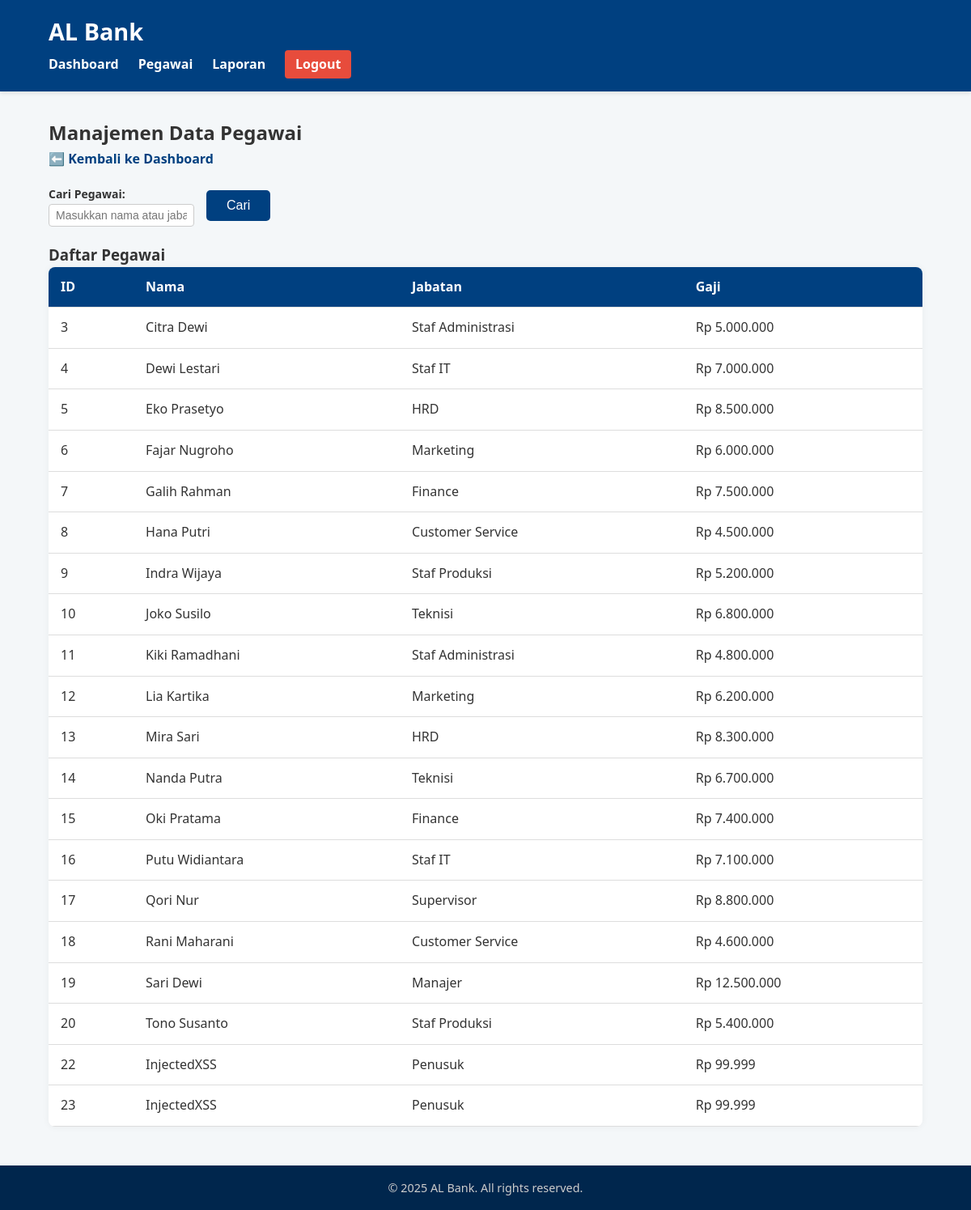
Screenshot of /pegawai.php with the database file from the repository.
### tables this page shows
CREATE TABLE `pegawai` (
  `id` int(11) NOT NULL,
  `nama` varchar(100) DEFAULT NULL,
  `jabatan` varchar(100) DEFAULT NULL,
  `gaji` int(11) DEFAULT NULL
);

### pegawai.php (the view, shortened to what this page needs)
<?php
include 'header.php';
include 'db.php';
$search = $_GET['search'] ?? '';
$query = "SELECT * FROM pegawai";
$query .= " ORDER BY id ASC";
$result = mysqli_query($conn, $query);
?>
<!DOCTYPE html>
<html lang="id">
<head>
</head>
<body>
<h2>Manajemen Data Pegawai</h2>
<p><a href="dashboard.php" class="back-link">⬅️ Kembali ke Dashboard</a></p>
<form method="GET" class="form-inline" autocomplete="off">
    <label>
        Cari Pegawai:
        <input type="text" name="search" value="<?= $search ?>" placeholder="Masukkan nama atau jabatan">
    </label>
    <button type="submit">Cari</button>
</form>
<h3>Daftar Pegawai</h3>
<?php
if (!$result) {
    echo "<p>Error query: " . mysqli_error($conn) . "</p>";
} elseif (mysqli_num_rows($result) === 0) {
    echo "<p>Tidak ada data pegawai.</p>";
} else {
    echo '<table>
        <thead>
            <tr>
                <th>ID</th>
                <th>Nama</th>
                <th>Jabatan</th>
                <th>Gaji</th>';
    echo '</tr>
        </thead>
        <tbody>';
    while ($row = mysqli_fetch_assoc($result)) {
        echo "<tr>
            <td>" . (int)$row['id'] . "</td>
            <td>" . $row['nama'] . "</td>
            <td>" . $row['jabatan'] . "</td>
            <td>Rp " . number_format($row['gaji'], 0, ',', '.') . "</td>";
        echo "</tr>";
    }
    echo '</tbody></table>';
}
?>
<?php include 'footer.php'; ?>
</body>
</html>

### header.php (shortened to what this page needs)
<!DOCTYPE html>
<html lang="id">
<head>
    <link rel="stylesheet" href="assets/css/style.css" />
</head>
<body>
<header class="main-header">
    <div class="container">
        <h1 class="logo">AL Bank</h1>
        <nav>
            <ul class="nav-links">
                <li><a href="dashboard.php">Dashboard</a></li>
                <li><a href="pegawai.php">Pegawai</a></li>
                <li><a href="laporan.php">Laporan</a></li>
                <li><a href="logout.php" class="logout-btn">Logout</a></li>
            </ul>
        </nav>
    </div>
</header>
<main class="container">

### footer.php
</main>
<footer class="main-footer">
    <div class="container">
        <p>&copy; 2025 AL Bank. All rights reserved.</p>
    </div>
</footer>
</body>
</html>

### assets/css/style.css (style rules this page uses)
* { margin: 0; padding: 0; box-sizing: border-box; }
body { font-family: 'Segoe UI', Tahoma, Geneva, Verdana, sans-serif; background-color: #f4f7f9; color: #333; line-height: 1.6; }
.container { width: 90%; max-width: 1200px; margin: 0 auto; }
.main-header { background-color: #004080; color: white; padding: 1rem 0; box-shadow: 0 2px 5px rgba(0,0,0,0.1); }
.main-header .logo { font-size: 1.8rem; font-weight: bold; }
nav ul.nav-links { list-style: none; display: flex; gap: 1.5rem; align-items: center; }
nav ul.nav-links li a { color: white; text-decoration: none; font-weight: 600; transition: color 0.3s ease; }
.logout-btn { background-color: #e74c3c; padding: 0.3rem 0.8rem; border-radius: 4px; font-weight: bold; color: white; text-decoration: none; cursor: pointer; display: inline-block; transition: background-color 0.3s ease; }
.main-footer { background-color: #00264d; color: #ccc; padding: 1rem 0; text-align: center; margin-top: 3rem; font-size: 0.9rem; }
main.container { margin-top: 2rem; }
.logout-btn { color: #ffffff !important; font-weight: 700; }

### pegawai.php (style rules this page uses)
.back-link { display: inline-block; margin-bottom: 20px; color: #004080; text-decoration: none; font-weight: 600; }
form.form-inline { margin-bottom: 20px; display: flex; gap: 15px; flex-wrap: wrap; align-items: center; }
form.form-inline label { display: flex; flex-direction: column; font-weight: 600; font-size: 14px; }
form.form-inline input { padding: 5px 8px; font-size: 14px; border: 1px solid #ccc; border-radius: 4px; width: 180px; }
form.form-inline button { background-color: #004080; color: white; border: none; padding: 10px 25px; font-size: 16px; border-radius: 5px; cursor: pointer; transition: background-color 0.3s ease; }
table { width: 100%; border-collapse: collapse; background: white; box-shadow: 0 0 10px rgba(0,0,0,0.05); border-radius: 8px; overflow: hidden; }
thead { background-color: #004080; color: white; }
th, td { padding: 12px 15px; text-align: left; border-bottom: 1px solid #ddd; }
.logout-btn { color: red; text-decoration: none; font-weight: 700; }

### rows the page displays
pegawai: id "3", nama "Citra Dewi", jabatan "Staf Administrasi", gaji "5.000.000"
pegawai: id "4", nama "Dewi Lestari", jabatan "Staf IT", gaji "7.000.000"
pegawai: id "5", nama "Eko Prasetyo", jabatan "HRD", gaji "8.500.000"
pegawai: id "6", nama "Fajar Nugroho", jabatan "Marketing", gaji "6.000.000"
pegawai: id "7", nama "Galih Rahman", jabatan "Finance", gaji "7.500.000"
pegawai: id "8", nama "Hana Putri", jabatan "Customer Service", gaji "4.500.000"
pegawai: id "9", nama "Indra Wijaya", jabatan "Staf Produksi", gaji "5.200.000"
pegawai: id "10", nama "Joko Susilo", jabatan "Teknisi", gaji "6.800.000"
pegawai: id "11", nama "Kiki Ramadhani", jabatan "Staf Administrasi", gaji "4.800.000"
pegawai: id "12", nama "Lia Kartika", jabatan "Marketing", gaji "6.200.000"
pegawai: id "13", nama "Mira Sari", jabatan "HRD", gaji "8.300.000"
pegawai: id "14", nama "Nanda Putra", jabatan "Teknisi", gaji "6.700.000"
pegawai: id "15", nama "Oki Pratama", jabatan "Finance", gaji "7.400.000"
pegawai: id "16", nama "Putu Widiantara", jabatan "Staf IT", gaji "7.100.000"
pegawai: id "17", nama "Qori Nur", jabatan "Supervisor", gaji "8.800.000"
pegawai: id "18", nama "Rani Maharani", jabatan "Customer Service", gaji "4.600.000"
pegawai: id "19", nama "Sari Dewi", jabatan "Manajer", gaji "12.500.000"
pegawai: id "20", nama "Tono Susanto", jabatan "Staf Produksi", gaji "5.400.000"
pegawai: id "22", nama "InjectedXSS", jabatan "Penusuk", gaji "99.999"
pegawai: id "23", nama "InjectedXSS", jabatan "Penusuk", gaji "99.999"
